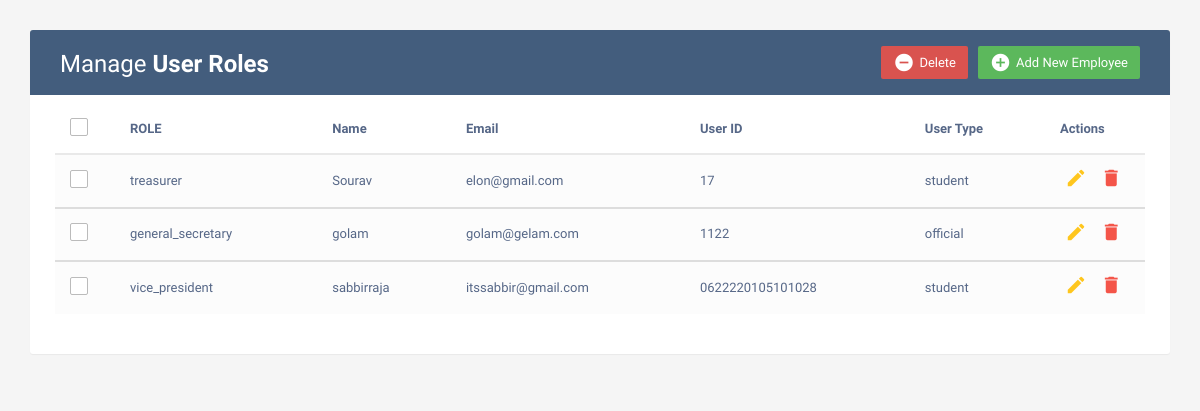
The page /select-role/ (signed in) on the database its author committed.
### accounts/models.py (models this page shows, shortened)
class UsersRole(models.Model):
    USER_ROLE_CHOICES = [
        ('vice_president', _('Vice President')),
        ('treasurer', _('Treasurer')),
        ('general_secretary', _('General Secretary')),
    ]
    USER_TYPE_CHOICES = [
        ('student', 'Student'),
        ('official', 'Official'),
    ]
    user = models.ForeignKey(User, on_delete=models.CASCADE)
    user_role = models.CharField(max_length=25, choices=USER_ROLE_CHOICES, unique=True)
    uid = models.CharField(max_length=20, blank=True)
    user_type = models.CharField(max_length=10, choices=USER_TYPE_CHOICES, blank=True)

### ClubApp/views.py (the view, shortened to what this page needs)
# urls.py: path('select-role/', views.userRoleCrud, name='select_role'),
@user_passes_test(admin_required, login_url='/denied-access/')
def userRoleCrud(request):
    usr = UsersRole.objects.all()
    return render(request, 'user_role_crud.html', {'userRoles' : usr})

### ClubApp/context_processors.py (called while the page is built, shortened)
def generateRoleSession(req):
    urs = UsersRole.objects.filter(user=req.user).first()
    if (urs is None) and (not req.user.is_superuser):
        role = 'Null'
    elif req.user.is_superuser:
        role = 'Admin'
    return role

def user_data(request):
    if request.user.is_authenticated:
        if request.user.is_superuser:
            profile_picture = "/static/images/pfp.jpg"
            utype=''
            uid = ''
        role = generateRoleSession(request)
    else:
        profile_picture = None
        role = None
        utype = ''
        uid = ''
    return {
        'profile_picture': profile_picture,
        'role': role,
        'user_type':utype,
        'uid':uid,
    }

### ClubApp/views.py (called while the page is built)
def admin_required(user):
    return user.is_superuser

### templates/user_role_crud.html (shortened to what this page needs)
<!DOCTYPE html>
<html lang="en">
<head>
<link rel="stylesheet" href="https://maxcdn.bootstrapcdn.com/font-awesome/4.7.0/css/font-awesome.min.css">
<link rel="stylesheet" href="https://maxcdn.bootstrapcdn.com/bootstrap/3.3.7/css/bootstrap.min.css">
  <body>
    <div class="container">
        <div class="table-wrapper">
            <div class="table-title">
                <div class="row">
                    <div class="col-sm-6">
						<h2>Manage <b>User Roles</b></h2>
					</div>
					<div class="col-sm-6">
						<a href="#addEmployeeModal" class="btn btn-success" data-toggle="modal"><i class="material-icons">&#xE147;</i> <span>Add New Employee</span></a>
						<a href="#deleteEmployeeModal" class="btn btn-danger" data-toggle="modal"><i class="material-icons">&#xE15C;</i> <span>Delete</span></a>
					</div>
                </div>
            </div>
            <table class="table table-striped table-hover">
                <thead>
                    <tr>
						<th>
							<span class="custom-checkbox">
								<label for="selectAll"></label>
							</span>
						</th>
                        <th>ROLE</th>
                        <th>Name</th>
                        <th>Email</th>
                        <th>User ID</th>
                        <th>User Type</th>
                        <th>Actions</th>
                    </tr>
                </thead>
                {% for u in userRoles %}
                <tbody>
                    <tr>
						<td>
							<span class="custom-checkbox">
								<label for="checkbox1"></label>
							</span>
						</td>
                        <td>{{u.user_role}}</td>
                        <td>{{u.user.username}}</td>
                        <td>{{u.user.email}}</td>
                        <td>{{u.uid}}</td>
                        <td>{{u.user_type}}</td>
                        <td>
                            <a href="#editEmployeeModal" class="edit" data-toggle="modal"><i class="material-icons" data-toggle="tooltip" title="Edit">&#xE254;</i></a>
                            <a href="#deleteEmployeeModal" class="delete" data-toggle="modal"><i class="material-icons" data-toggle="tooltip" title="Delete">&#xE872;</i></a>
                        </td>
                    </tr>
                </tbody>
                {% endfor %}
            </table>
        </div>
    </div>
</body>
</html>

### templates/user_role_crud.html (style rules this page uses)
body { color: #566787; background: #f5f5f5; font-family: 'Varela Round', sans-serif; font-size: 13px; }
.table-wrapper { background: #fff; padding: 20px 25px; margin: 30px 0; border-radius: 3px; box-shadow: 0 1px 1px rgba(0,0,0,.05); }
.table-title { padding-bottom: 15px; background: #435d7d; color: #fff; padding: 16px 30px; margin: -20px -25px 10px; border-radius: 3px 3px 0 0; }
.table-title h2 { margin: 5px 0 0; font-size: 24px; }
.table-title .btn { color: #fff; float: right; font-size: 13px; border: none; min-width: 50px; border-radius: 2px; border: none; outline: none !important; margin-left: 10px; }
.table-title .btn i { float: left; font-size: 21px; margin-right: 5px; }
.table-title .btn span { float: left; margin-top: 2px; }
table.table tr th, table.table tr td { border-color: #e9e9e9; padding: 12px 15px; vertical-align: middle; }
table.table tr th:first-child { width: 60px; }
table.table tr th:last-child { width: 100px; }
table.table-striped tbody tr:nth-of-type(odd) { background-color: #fcfcfc; }
table.table td:last-child i { opacity: 0.9; font-size: 22px; margin: 0 5px; }
table.table td a { font-weight: bold; color: #566787; display: inline-block; text-decoration: none; outline: none !important; }
table.table td a.edit { color: #FFC107; }
table.table td a.delete { color: #F44336; }
table.table td i { font-size: 19px; }
.custom-checkbox { position: relative; }
.custom-checkbox label:before { width: 18px; height: 18px; }
.custom-checkbox label:before { content: ''; margin-right: 10px; display: inline-block; vertical-align: text-top; background: white; border: 1px solid #bbb; border-radius: 2px; box-sizing: border-box; z-index: 2; }

### rows shown on the page
UsersRole: user_role "treasurer", user.username "Sourav", user.email "elon@gmail.com", uid "17", user_type "student"
UsersRole: user_role "general_secretary", user.username "golam", user.email "golam@gelam.com", uid "1122", user_type "official"
UsersRole: user_role "vice_president", user.username "sabbirraja", user.email "itssabbir@gmail.com", uid "0622220105101028", user_type "student"
